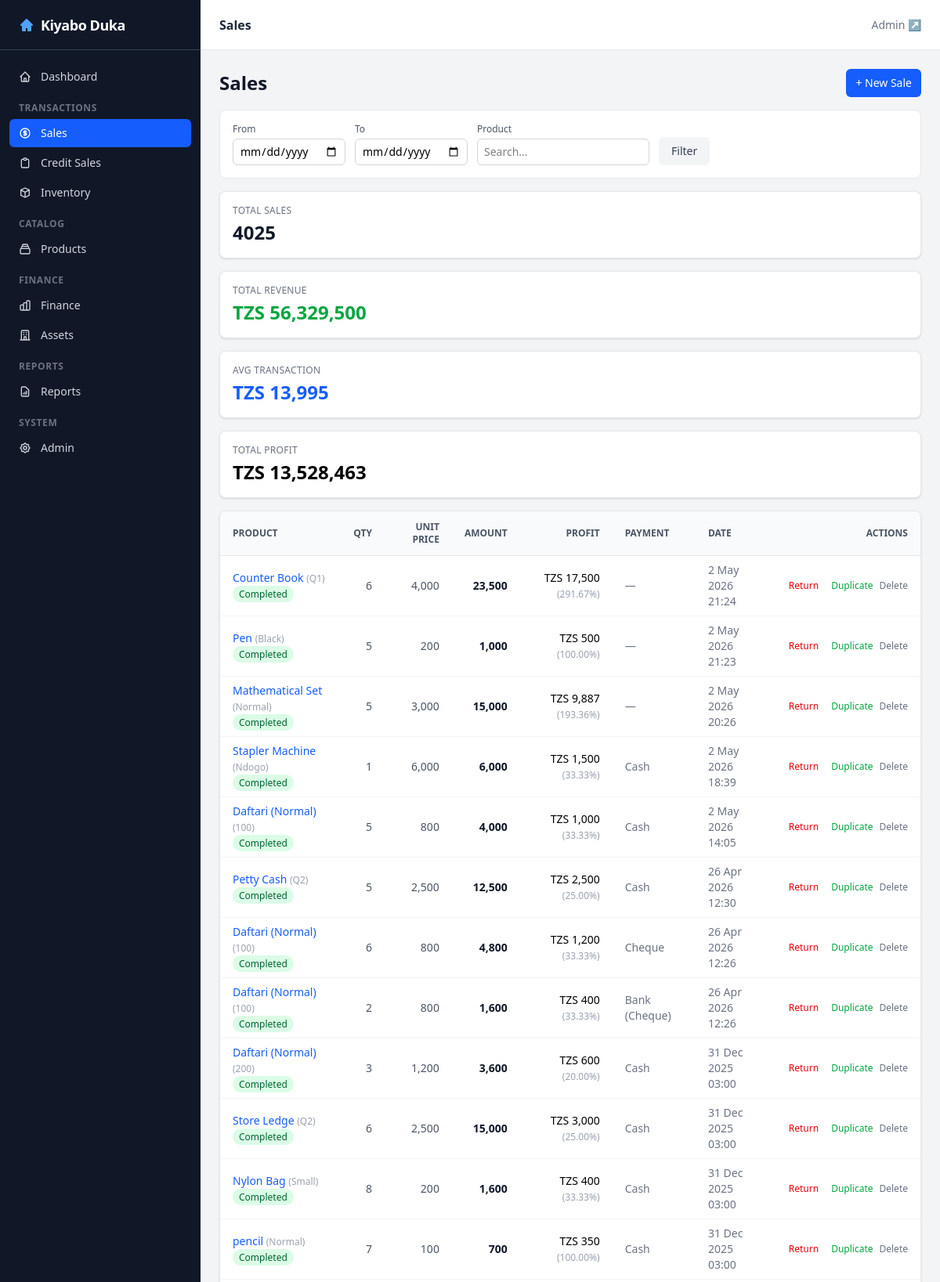
Page /sales/ (upper part) on the committed database.
### sales/models.py (models this page shows, shortened)
class Sale(TimestampedModel, ActionMixin):
    product_spec = models.ForeignKey(ProductSpec, on_delete=models.PROTECT, related_name='sales')
    quantity = models.PositiveIntegerField(default=1)
    unit_price = models.DecimalField(max_digits=15, decimal_places=2)
    discount = models.DecimalField(max_digits=15, decimal_places=2, default=0)
    sale_date = models.DateTimeField(default=timezone.now)
    payment_method = models.ForeignKey(PaymentMethod, on_delete=models.PROTECT, null=True, blank=True)
    notes = models.TextField(blank=True)
    reference_number = models.CharField(max_length=50, blank=True, db_index=True)
    class Meta:
        ordering = ['-sale_date']
    @property
    def amount(self):
        return (self.quantity * self.unit_price) - self.discount
    def get_delete_url(self):
        from django.urls import reverse
        return reverse('sales:sale_delete', kwargs={'pk': self.pk})
    def get_return_url(self):
        from django.urls import reverse
        return reverse('sales:sale_return', kwargs={'pk': self.pk})
    def get_duplicate_url(self):
        from django.urls import reverse
        return f"{reverse('sales:sale_create')}?product_spec={self.product_spec_id}&quantity={self.quantity}&unit_price={self.unit_price}"
    def can_return(self):
        returned_qty = sum(r.quantity for r in self.returns.all())
        return self.quantity > returned_qty
    def get_remaining_quantity(self):
        returned_qty = sum(r.quantity for r in self.returns.all())
        return max(0, self.quantity - returned_qty)
    def can_edit(self, user=None) -> bool:
        from django.utils import timezone
        now = timezone.now()
        return (now.date() == self.sale_date.date())
    def can_delete(self, user=None) -> bool:
        return not self.returns.exists()
    def get_status_badge(self) -> dict:
        if self.get_remaining_quantity() < self.quantity:
            return {'label': 'Partially Returned', 'color': 'bg-yellow-100 text-yellow-800'}
        elif not self.can_return():
            return {'label': 'Fully Returned', 'color': 'bg-gray-100 text-gray-800'}
        else:
            return {'label': 'Completed', 'color': 'bg-green-100 text-green-800'}
    def get_profit_amount(self) -> Decimal:
        return self.amount - (self.quantity * self.product_spec.cached_wac)
    def get_profit_margin_percent(self) -> float:
        cost = self.quantity * self.product_spec.cached_wac
        if cost > 0:
            profit = self.amount - cost
            return round((profit / cost) * 100, 2)
        return 0.0

### catalog/models.py (models this page shows, shortened)
class ProductSpec(TimestampedModel, ActionMixin):
    product = models.ForeignKey(Product, on_delete=models.PROTECT, related_name='specs')
    spec_value = models.ForeignKey(SpecValue, on_delete=models.PROTECT, related_name='product_specs')
    default_cost_price = models.DecimalField(max_digits=15, decimal_places=2, null=True, blank=True)
    default_selling_price = models.DecimalField(max_digits=15, decimal_places=2, null=True, blank=True)
    reorder_level = models.PositiveIntegerField(default=5)
    current_stock = models.IntegerField(default=0)
    cached_wac = models.DecimalField(max_digits=15, decimal_places=2, default=0,
                                     verbose_name='Cached Weighted Avg Cost')
    cached_stock_value = models.DecimalField(max_digits=15, decimal_places=2, default=0,
                                             verbose_name='Cached Stock Value (TZS)')
    budget_monthly_sales_qty = models.PositiveIntegerField(default=0)
    class Meta:
        unique_together = [['product', 'spec_value']]
        ordering = ['product__name', 'spec_value__value']
    def get_absolute_url(self):
        from django.urls import reverse
        return reverse('catalog:product_detail', kwargs={'pk': self.pk})

class Product(TimestampedModel):
    name = models.CharField(max_length=255)
    product_type = models.ForeignKey(ProductType, on_delete=models.PROTECT, related_name='products')
    brand = models.ForeignKey(Brand, on_delete=models.SET_NULL, null=True, blank=True, related_name='products')
    unit = models.ForeignKey(Unit, on_delete=models.SET_NULL, null=True, blank=True, related_name='products')
    image_path = models.CharField(max_length=255, blank=True)
    class Meta:
        unique_together = [['name', 'product_type', 'brand']]
        ordering = ['name']

class SpecValue(TimestampedModel):
    spec = models.ForeignKey(Spec, on_delete=models.PROTECT, related_name='values')
    value = models.CharField(max_length=255)
    class Meta:
        unique_together = [['spec', 'value']]
        ordering = ['spec__name', 'value']

### finance/models.py (models this page shows, shortened)
class PaymentMethod(TimestampedModel):
    name = models.CharField(max_length=255, unique=True)
    class Meta:
        ordering = ['name']
    def __str__(self):
        return self.name

### sales/views.py (the view)
# urls.py: path('', views.SaleListView.as_view(), name='sale_list'),
class SaleListView(ListView):
    model = Sale
    template_name = 'sales/sale_list.html'
    context_object_name = 'sales'
    paginate_by = 50
    def get_queryset(self):
        queryset = Sale.objects.select_related(
            'product_spec__product',
            'product_spec__spec_value',
            'payment_method'
        ).all()
        date_from = self.request.GET.get('date_from')
        date_to = self.request.GET.get('date_to')
        product = self.request.GET.get('product')
        if date_from:
            queryset = queryset.filter(sale_date__date__gte=date_from)
        if date_to:
            queryset = queryset.filter(sale_date__date__lte=date_to)
        if product:
            queryset = queryset.filter(product_spec__product__name__icontains=product)
        return queryset.order_by('-sale_date')
    def get_context_data(self, **kwargs):
        context = super().get_context_data(**kwargs)
        qs = self.get_queryset()
        total_count = qs.count()
        amount_expr = ExpressionWrapper(F('quantity') * F('unit_price') - F('discount'), output_field=_DEC)
        total_amount = qs.aggregate(total=Coalesce(Sum(amount_expr), Decimal('0')))['total']
        avg_amount = total_amount / total_count if total_count > 0 else Decimal('0')
        cost_expr = ExpressionWrapper(F('quantity') * F('product_spec__cached_wac'), output_field=_DEC)
        total_profit = qs.aggregate(
            profit=Coalesce(Sum(amount_expr - cost_expr), Decimal('0'))
        )['profit']
        context['stats'] = {
            'total_count': total_count,
            'total_amount': total_amount,
            'avg_amount': avg_amount,
            'total_profit': total_profit,
        }
        try:
            from .models import Sale
            context['create_url'] = reverse_lazy('sales:sale_create_partial')
        except:
            context['create_url'] = '/sales/new/'
        return context

### dashboard/templatetags/fmt.py (called while the page is built)
@register.filter
def tzs(value, decimals=0):
    try:
        v = Decimal(str(value))
    except (InvalidOperation, TypeError):
        return '—'
    decimals = int(decimals)
    formatted = f'{v:,.{decimals}f}'
    return f'TZS {formatted}'

@register.filter
def intcomma(value):
    try:
        v = int(value)
        return f'{v:,}'
    except (TypeError, ValueError):
        return str(value)

### templates/sales/sale_list.html (shortened to what this page needs)
{% extends 'base.html' %}
{% load humanize fmt %}
{% block page_title %}<h1 class="text-base font-semibold text-gray-800">Sales</h1>{% endblock %}
{% block content %}
<div class="flex items-center justify-between mb-4">
    <h1 class="text-2xl font-bold text-gray-900">Sales</h1>
    <button hx-get="{{ create_url }}"
            hx-target="#sale-panel-container"
            hx-swap="innerHTML"
            class="px-3 py-2 text-sm font-medium text-white bg-blue-600 rounded-md hover:bg-blue-700">+ New Sale</button>
</div>
<form method="get" class="flex flex-wrap gap-3 items-end bg-white rounded-lg border border-gray-200 p-4 mb-4">
    <div>
        <label class="block text-xs font-medium text-gray-600 mb-1">From</label>
        <input type="date" name="date_from" value="{{ request.GET.date_from }}"
               class="px-2 py-1.5 text-sm border border-gray-300 rounded-md focus:ring-1 focus:ring-blue-500">
    </div>
    <div>
        <label class="block text-xs font-medium text-gray-600 mb-1">To</label>
        <input type="date" name="date_to" value="{{ request.GET.date_to }}"
               class="px-2 py-1.5 text-sm border border-gray-300 rounded-md focus:ring-1 focus:ring-blue-500">
    </div>
    <div>
        <label class="block text-xs font-medium text-gray-600 mb-1">Product</label>
        <input type="text" name="product" value="{{ request.GET.product }}" placeholder="Search…"
               class="px-2 py-1.5 text-sm border border-gray-300 rounded-md focus:ring-1 focus:ring-blue-500">
    </div>
    <button type="submit" class="px-4 py-2 bg-gray-100 text-gray-700 text-sm font-medium rounded-md hover:bg-gray-200">Filter</button>
</form>
<div class="grid grid-cols-1 md:grid-cols-4 gap-4 mb-4">
    <div class="bg-white rounded-lg border border-gray-200 p-4 shadow-sm">
        <div class="text-xs text-gray-500 uppercase tracking-wide">Total Sales</div>
        <div class="text-2xl font-bold text-gray-900 mt-1">{{ stats.total_count }}</div>
    </div>
    <div class="bg-white rounded-lg border border-gray-200 p-4 shadow-sm">
        <div class="text-xs text-gray-500 uppercase tracking-wide">Total Revenue</div>
        <div class="text-2xl font-bold text-green-600 mt-1">{{ stats.total_amount|tzs }}</div>
    </div>
    <div class="bg-white rounded-lg border border-gray-200 p-4 shadow-sm">
        <div class="text-xs text-gray-500 uppercase tracking-wide">Avg Transaction</div>
        <div class="text-2xl font-bold text-blue-600 mt-1">{{ stats.avg_amount|tzs }}</div>
    </div>
    <div class="bg-white rounded-lg border border-gray-200 p-4 shadow-sm">
        <div class="text-xs text-gray-500 uppercase tracking-wide">Total Profit</div>
        <div class="text-2xl font-bold {% if stats.total_profit >= 0 %}text-emerald-600{% else %}text-red-600{% endif %} mt-1">{{ stats.total_profit|tzs }}</div>
    </div>
</div>
<div class="bg-white rounded-lg shadow-sm border border-gray-200 overflow-hidden">
    <div class="overflow-x-auto">
        <table class="min-w-full divide-y divide-gray-200 text-sm">
            <thead class="bg-gray-50">
                <tr>
                    <th class="px-4 py-3 text-left text-xs font-semibold text-gray-600 uppercase">Product</th>
                    <th class="px-4 py-3 text-right text-xs font-semibold text-gray-600 uppercase">Qty</th>
                    <th class="px-4 py-3 text-right text-xs font-semibold text-gray-600 uppercase">Unit Price</th>
                    <th class="px-4 py-3 text-right text-xs font-semibold text-gray-600 uppercase">Amount</th>
                    <th class="px-4 py-3 text-right text-xs font-semibold text-gray-600 uppercase">Profit</th>
                    <th class="px-4 py-3 text-left text-xs font-semibold text-gray-600 uppercase">Payment</th>
                    <th class="px-4 py-3 text-left text-xs font-semibold text-gray-600 uppercase">Date</th>
                    <th class="px-4 py-3 text-right text-xs font-semibold text-gray-600 uppercase">Actions</th>
                </tr>
            </thead>
            <tbody class="divide-y divide-gray-100">
                {% for sale in sales %}
                <tr class="hover:bg-gray-50">
                    <td class="px-4 py-2">
                        <a href="{{ sale.product_spec.get_absolute_url }}" class="text-blue-600 hover:underline font-medium">{{ sale.product_spec.product.name }}</a>
                        {% if sale.product_spec.spec_value %}<span class="text-gray-400 text-xs">({{ sale.product_spec.spec_value.value }})</span>{% endif %}
                        <br>
                        <span class="inline-block mt-1 {{ sale.get_status_badge.color }} px-2 py-0.5 rounded-full text-xs font-medium">{{ sale.get_status_badge.label }}</span>
                    </td>
                    <td class="px-4 py-2 text-right tabular-nums text-gray-600">{{ sale.quantity }}</td>
                    <td class="px-4 py-2 text-right tabular-nums text-gray-600">{{ sale.unit_price|floatformat:0|intcomma }}</td>
                    <td class="px-4 py-2 text-right tabular-nums font-semibold text-gray-900">{{ sale.amount|floatformat:0|intcomma }}</td>
                    <td class="px-4 py-2 text-right tabular-nums {% if sale.get_profit_amount >= 0 %}text-emerald-600{% else %}text-red-600{% endif %} font-medium">
                        {{ sale.get_profit_amount|tzs }}
                        <span class="text-xs text-gray-400">({{ sale.get_profit_margin_percent }}%)</span>
                    </td>
                    <td class="px-4 py-2 text-gray-500">{{ sale.payment_method|default:"—" }}</td>
                    <td class="px-4 py-2 text-gray-500">{{ sale.sale_date|date:"j M Y H:i" }}</td>
                    <td class="px-4 py-2 text-right">
                        <div class="flex justify-end gap-2">
                            {% if sale.can_return %}
                            <button hx-get="{{ sale.get_return_url }}"
                                    hx-target="#return-area-{{ sale.pk }}"
                                    hx-swap="innerHTML"
                                    class="text-red-600 hover:text-red-800 text-xs font-medium" title="Return">Return</button>
                            {% endif %}
                            <a href="{{ sale.get_duplicate_url }}" class="text-green-600 hover:text-green-800 text-xs font-medium" title="Duplicate">Duplicate</a>
                            {% if sale.can_delete %}
                            <a href="{{ sale.get_delete_url }}" class="text-gray-500 hover:text-gray-700 text-xs font-medium" title="Delete"
                               onclick="return confirm('Are you sure you want to delete this sale?')">Delete</a>
                            {% endif %}
                        </div>
                    </td>
                </tr>
                {% endfor %}
            </tbody>
        </table>
    </div>
</div>
{% endblock %}

### rows in the picture
Sale: product_spec.product.name "Daftari (Normal)", product_spec.spec_value.value "200", get_status_badge.label "Completed", quantity "3", unit_price "1,200", amount "3,600", get_profit_amount|tzs "TZS 600", get_profit_margin_percent "20.00", payment_method "Cash", sale_date "31 Dec 2025 03:00"
Sale: product_spec.product.name "Store Ledge", product_spec.spec_value.value "Q2", get_status_badge.label "Completed", quantity "6", unit_price "2,500", amount "15,000", get_profit_amount|tzs "TZS 3,000", get_profit_margin_percent "25.00", payment_method "Cash", sale_date "31 Dec 2025 03:00"
Sale: product_spec.product.name "Nylon Bag", product_spec.spec_value.value "Small", get_status_badge.label "Completed", quantity "8", unit_price "200", amount "1,600", get_profit_amount|tzs "TZS 400", get_profit_margin_percent "33.33", payment_method "Cash", sale_date "31 Dec 2025 03:00"
Sale: product_spec.product.name "pencil", product_spec.spec_value.value "Normal", get_status_badge.label "Completed", quantity "7", unit_price "100", amount "700", get_profit_amount|tzs "TZS 350", get_profit_margin_percent "100.00", payment_method "Cash", sale_date "31 Dec 2025 03:00"

### other values in the picture
{{ stats.total_count }} "4025"
{{ stats.total_amount|tzs }} "TZS 56,329,500"
{{ stats.avg_amount|tzs }} "TZS 13,995"
{{ stats.total_profit|tzs }} "TZS 13,528,463"
